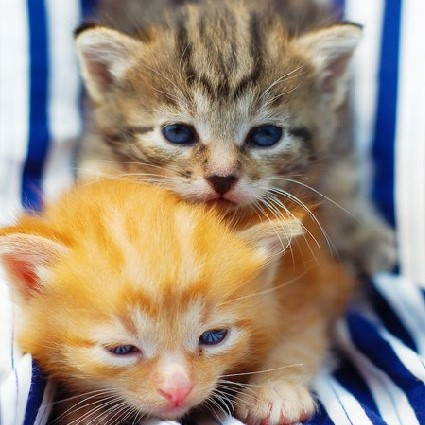
#> input picture cats.jpg, 425 x 425 px
$ python circles_fill.py
#> lines starting #> are read from the running program, lines starting #| are printed output that depends on the picture; after the words box and inside, x2 and y2 are one past the last pixel; in counts of white or black regions, pixels touching at a corner belong together
import cv2
import os

path_file = os.path.abspath('cats.jpg')

# print(path_file)

image = cv2.imread(path_file)
#> image is the input picture: shape (425, 425, 3); mean B, G, R 123.2, 140.5, 156.8
window_name = 'Show_image'

cv2.namedWindow(window_name, cv2.WINDOW_NORMAL)
cv2.resizeWindow(window_name, 600, 600)
cv2.imshow(window_name, image)

center_coordinate = (150, 150)
radius = 30
color = (0, 0, 255)
thickness = -1

image = cv2.circle(image, center_coordinate, radius, color, thickness)
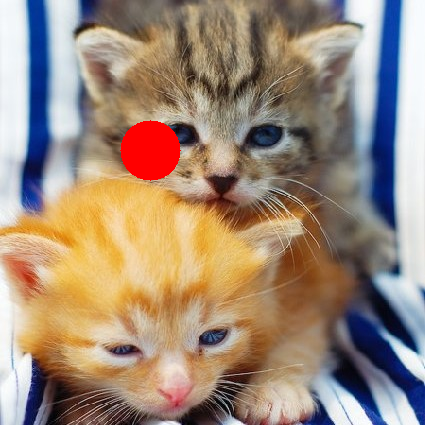
#> image: shape (425, 425, 3); 1.56% of pixels changed, all inside (x1, y1, x2, y2) = (120, 120, 181, 181)

cv2.imshow(window_name, image)
cv2.waitKey(0)
cv2.destroyAllWindows()
